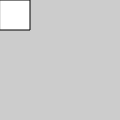
Frame 1 (no input)
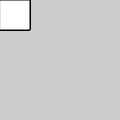
Frame 60 (no input)
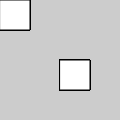
Frame 120 (the mouse pressed at the canvas centre since frame 60)

The p5.js sketch that drew these frames (run headless with seeded random() and noise() and a simulated clock; from frame 60 on, the mouse is pressed at the canvas centre):

// p5.js sketch
// ── sketch.js
function setup() {
  createCanvas(120, 120);
  background(204);
}

function draw() {
  translate(mouseX, mouseY);
  rect(0,0, 30,30);
}
